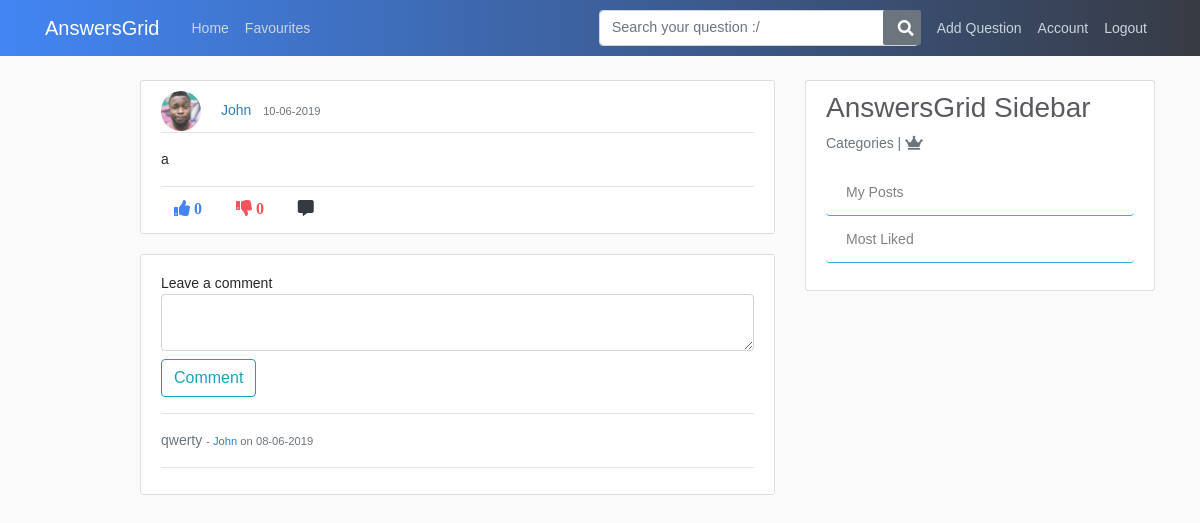
/answer/1/comment (signed in), run on an earlier commit of the app's database.
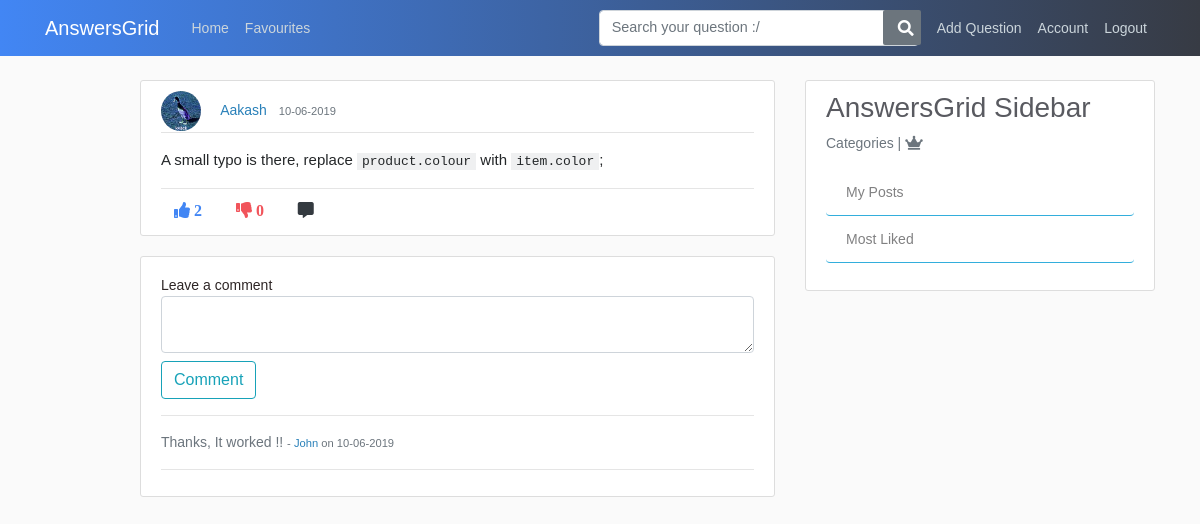
And on a later commit of the database.
### application/models.py (models this page shows, shortened)
class User(db.Model, UserMixin):
    id = db.Column(db.Integer, primary_key=True)
    username = db.Column(db.String(20), unique=True, nullable=False)
    email = db.Column(db.String(120), unique=True, nullable=False)
    image_file = db.Column(db.String(20), nullable=False, default='default.jpg')
    password = db.Column(db.String(60), nullable=False)
    posts = db.relationship('Post', backref='author', lazy=True)
    answers = db.relationship('Answer', backref="author", lazy=True)
    comments = db.relationship('Comment', backref='author', lazy=True)
    answercomments = db.relationship('AnswerComment', backref='author', lazy=True)
    favourites = db.relationship('Favourite', backref='author', lazy=True)

class Answer(db.Model):
    id = db.Column(db.Integer, primary_key=True)
    content = db.Column(db.Text, nullable=False)
    date_posted = db.Column(db.DateTime, nullable=False, default=datetime.utcnow)
    like_count = db.Column(db.Integer, nullable=False, default=0)
    dislike_count = db.Column(db.Integer, nullable=False, default=0)
    post_id = db.Column(db.Integer, db.ForeignKey('post.id'), nullable=False)
    user_id = db.Column(db.Integer, db.ForeignKey('user.id'), nullable=False)
    comments = db.relationship('Comment', backref='commentsOnPost', lazy=True)
    answercomments = db.relationship('AnswerComment', backref='commentsOnAnswer', lazy=True)
    def __repr__(self):
        return f"Answer('{self.content}',{self.date_posted}', '{self.like_count}','{self.post_id}', '{self.user_id}')"

class AnswerComment(db.Model):
    comment_id = db.Column(db.Integer, primary_key=True)
    comment = db.Column(db.String(100), nullable=False)
    date_posted = db.Column(db.DateTime, nullable=False, default=datetime.utcnow)
    answer_id = db.Column(db.Integer, db.ForeignKey('answer.id'), nullable=False)
    user_id = db.Column(db.Integer, db.ForeignKey('user.id'), nullable=False)

### application/routes.py (the view)
@app.route("/answer/<int:answer_id>/comment", methods=['GET', 'POST'])
@login_required
def answercomment(answer_id):
    answer = Answer.query.get_or_404(answer_id)
    answer_id = answer.id
    print(answer)
    form = AnswerCommentForm()
    if form.validate_on_submit():
        comment = AnswerComment(comment=form.comment.data, answer_id=answer_id, user_id=current_user.id)
        answer = Answer.query.get_or_404(answer_id)
        db.session.add(comment)
        db.session.commit()
        comments = AnswerComment.query.filter(AnswerComment.answer_id == answer_id).all()
        return render_template('answer_comment.html', title='Comments', form=form, comments=comments, answer=answer)
    else:
        comments = AnswerComment.query.filter(AnswerComment.answer_id == answer_id).all()
        return render_template('answer_comment.html', title='Comments', form=form, comments=comments, answer=answer)

### application/forms.py
class AnswerCommentForm(FlaskForm):
    comment = TextAreaField(validators=[DataRequired(), Length(min=1, max=500)], label="Leave a comment")
    submit = SubmitField('Comment')

### application/models.py (called while the page is built)
@login_manager.user_loader
def load_user(user_id):
    return User.query.get(int(user_id))

### application/templates/answer_comment.html (shortened to what this page needs)
{% extends "layout.html" %}
{% block content %}
    <article class="media content-section">
        <div class="media-body answerOverflow">
          <div class="article-metadata">
            <img class="rounded-circle article-img" src="{{ url_for('static', filename='profile_pics/' + answer.author.image_file) }}">
            <a class="mr-2" href="{{ url_for('user_posts', username=answer.author.username) }}">{{ answer.author.username }}</a>
            <small class="text-muted">{{ answer.date_posted.strftime('%d-%m-%Y') }}</small>
          </div>
          <p class="article-content text-justify text-wrap text-break text-muted ">{{ answer.content|safe }}</p> <hr>
          <div class="footRow">
            {%  if current_user.is_authenticated %}
              <a><i class="fas fa-thumbs-up mr-1 btn upvote" id="/AnswerUpvotes/{{answer.id}}/{{current_user.id}}" onclick="AnswerVotes(this);"> {{ answer.like_count }} </i></a>
              <a><i class="fas fa-thumbs-down mr-1 btn" id="/AnswerDownvotes/{{answer.id}}/{{current_user.id}}" onclick="AnswerVotes(this);"> {{ answer.dislike_count }}</i></a>
              <a href="#"><i class="fas fa-comment-alt mr-3 btn text-dark"></i></a>
            {% endif %}
          </div>
        </div>
    </article>
    <div class="content-section hide-comments">
      <form method="POST" action="">
              <div class="form-group">
                  {{ form.comment.label(class="form-control-label") }}
                  {% if form.comment.errors %}
                      {{ form.comment(class="form-control form-control-lg is-invalid") }}
                      <div class="invalid-feedback">
                          {% for error in form.comment.errors %}
                              <span>{{ error }}</span>
                          {% endfor %}
                      </div>
                  {% else %}
                      {{ form.comment(class="form-control form-control-lg") }}
                  {% endif %}
                  {{ form.submit(class="btn btn-outline-info") }}
              </div>
      </form> <hr>
      {% for comment in comments %}
        <article>
            <div>
              <p class="comment text-justify text-muted">{{ comment.comment }} <small>-  <a href="{{ url_for('user_posts', username=comment.author.username) }}">{{ comment.author.username }}</a> on {{ comment.date_posted.strftime('%d-%m-%Y') }} </small>
            </div><hr>
        </article>
       {% endfor %}
    </div>
{% endblock content %}

What changed in the data, as far as the page shows it:
no longer on this page (row edited): User: image_file (placeholder picture), author.username "John"
removed AnswerComment: comment "qwerty", author.username "John", date_posted "08-06-2019"
now on this page (row edited): User: image_file (picture), author.username "Aakash"
changed Answer: content "a" → "A small typo is there, replace product.colour with item.color ;"; like_count "0" → "2"
added AnswerComment: comment "Thanks, It worked !!", author.username "John", date_posted "10-06-2019"
